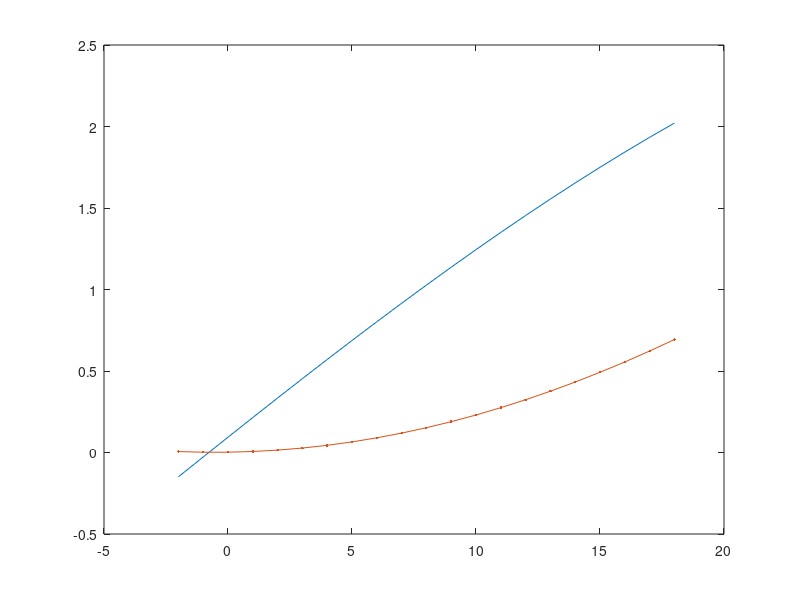
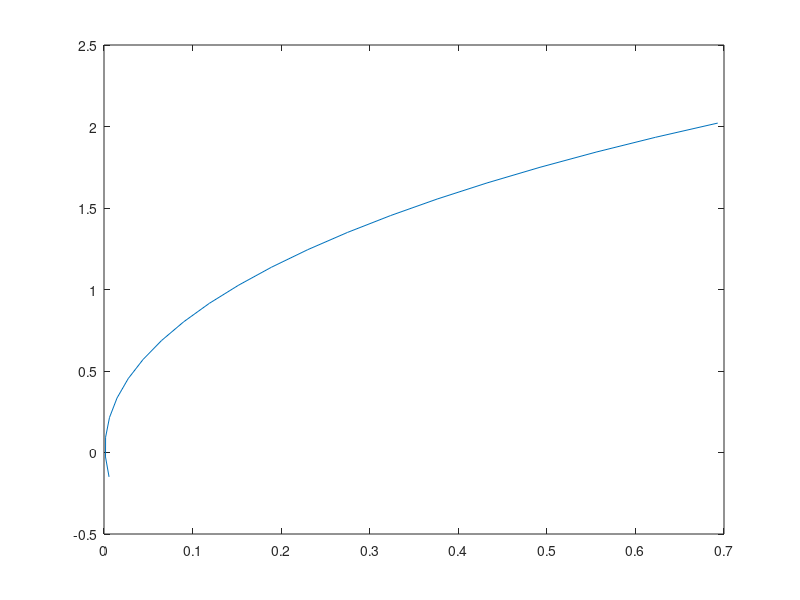

Here is the MATLAB script that generated these plots, in order:
A=[-2,-0.1494,0.0057;
  -1,-0.0274,0.0017; 
   0,0.0938,0.0018;
   1,0.2147,0.0062;
   2,0.3343,0.0147;
   3,0.4531,0.0273;
   4,0.5707,0.0441;
   5,0.6871,0.0650;
   6,0.8020,0.0900;
   7,0.9154,0.1190;
   8,1.0270,0.1521;
   9,1.1368,0.1891;
  10,1.2446,0.2301;
  11,1.3504,0.2750;
  12,1.4539,0.3237;
  13,1.5551,0.3762;
  14,1.6537,0.4324;
  15,1.7497,0.4922;
  16,1.8430,0.5556;
  17,1.9336,0.6225;
  18,2.0210,0.6929];

figure(3);
plot(A(:,1),A(:,2));

hold on
plot(A(:,1),A(:,3),'.-');
hold off

figure(4);
plot(A(:,3),A(:,2));
hold off